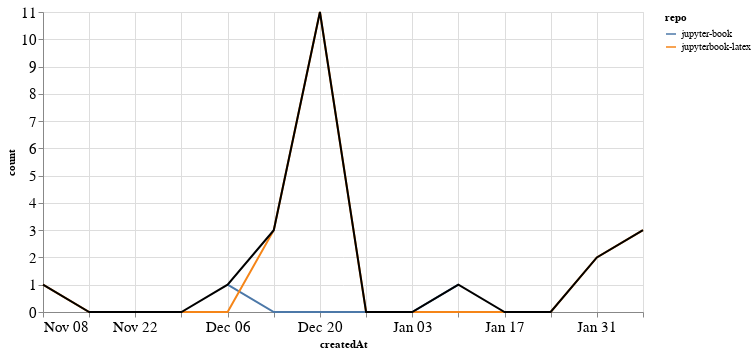

Notebook code for this chart:
### Markdown cell above
### PRs

### Code cell
prs_time = prs.groupby('repo').resample('W', on='createdAt').count()['author'].reset_index()
prs_time = prs_time.rename(columns={'author': 'count'})
prs_time_total = prs_time.groupby('createdAt').agg({"count": "sum"}).reset_index()

ch1 = alt.Chart(prs_time, width=600).mark_line().encode(
    x='createdAt',
    y='count',
    color='repo',
    tooltip="repo"
)

ch2 = alt.Chart(prs_time_total, width=600).mark_line(color="black").encode(
    x='createdAt',
    y='count',
)

ch1 + ch2

### Figure 1 — Vega-Lite specification as saved in the notebook (floating-point values rounded to 4 significant figures)
{"config": {"axisLeft": {"labelFontSize": 15}, "axisBottom": {"labelFontSize": 15}}, "layer": [{"data": {"name": "data-8c7fa2aef2da8625804f2b230a36ca5f"}, "mark": "line", "encoding": {"color": {"type": "nominal", "field": "repo"}, "tooltip": {"type": "nominal", "field": "repo"}, "x": {"type": "temporal", "field": "createdAt"}, "y": {"type": "quantitative", "field": "count"}}, "width": 600}, {"data": {"name": "data-926a741a786e606585a92bb9f7362cfb"}, "mark": {"type": "line", "color": "black"}, "encoding": {"x": {"type": "temporal", "field": "createdAt"}, "y": {"type": "quantitative", "field": "count"}}, "width": 600}], "$schema": "https://vega.github.io/schema/vega-lite/v4.8.1.json", "datasets": {"data-8c7fa2aef2da8625804f2b230a36ca5f": [{"repo": "jupyter-book", "createdAt": "2020-12-06T00:00:00", "count": 1}, {"repo": "jupyter-book", "createdAt": "2020-12-13T00:00:00", "count": 0}, {"repo": "jupyter-book", "createdAt": "2020-12-20T00:00:00", "count": 0}, {"repo": "jupyter-book", "createdAt": "2020-12-27T00:00:00", "count": 0}, {"repo": "jupyter-book", "createdAt": "2021-01-03T00:00:00", "count": 0}, {"repo": "jupyter-book", "createdAt": "2021-01-10T00:00:00", "count": 1}, {"repo": "jupyterbook-latex", "createdAt": "2020-11-08T00:00:00", "count": 1}, {"repo": "jupyterbook-latex", "createdAt": "2020-11-15T00:00:00", "count": 0}, {"repo": "jupyterbook-latex", "createdAt": "2020-11-22T00:00:00", "count": 0}, {"repo": "jupyterbook-latex", "createdAt": "2020-11-29T00:00:00", "count": 0}, {"repo": "jupyterbook-latex", "createdAt": "2020-12-06T00:00:00", "count": 0}, {"repo": "jupyterbook-latex", "createdAt": "2020-12-13T00:00:00", "count": 3}, {"repo": "jupyterbook-latex", "createdAt": "2020-12-20T00:00:00", "count": 11}, {"repo": "jupyterbook-latex", "createdAt": "2020-12-27T00:00:00", "count": 0}, {"repo": "jupyterbook-latex", "createdAt": "2021-01-03T00:00:00", "count": 0}, {"repo": "jupyterbook-latex", "createdAt": "2021-01-10T00:00:00", "count": 0}, {"repo": "jupyterbook-latex", "createdAt": "2021-01-17T00:00:00", "count": 0}, {"repo": "jupyterbook-latex", "createdAt": "2021-01-24T00:00:00", "count": 0}, {"repo": "jupyterbook-latex", "createdAt": "2021-01-31T00:00:00", "count": 2}, {"repo": "jupyterbook-latex", "createdAt": "2021-02-07T00:00:00", "count": 3}], "data-926a741a786e606585a92bb9f7362cfb": [{"createdAt": "2020-11-08T00:00:00", "count": 1}, {"createdAt": "2020-11-15T00:00:00", "count": 0}, {"createdAt": "2020-11-22T00:00:00", "count": 0}, {"createdAt": "2020-11-29T00:00:00", "count": 0}, {"createdAt": "2020-12-06T00:00:00", "count": 1}, {"createdAt": "2020-12-13T00:00:00", "count": 3}, {"createdAt": "2020-12-20T00:00:00", "count": 11}, {"createdAt": "2020-12-27T00:00:00", "count": 0}, {"createdAt": "2021-01-03T00:00:00", "count": 0}, {"createdAt": "2021-01-10T00:00:00", "count": 1}, {"createdAt": "2021-01-17T00:00:00", "count": 0}, {"createdAt": "2021-01-24T00:00:00", "count": 0}, {"createdAt": "2021-01-31T00:00:00", "count": 2}, {"createdAt": "2021-02-07T00:00:00", "count": 3}]}}
